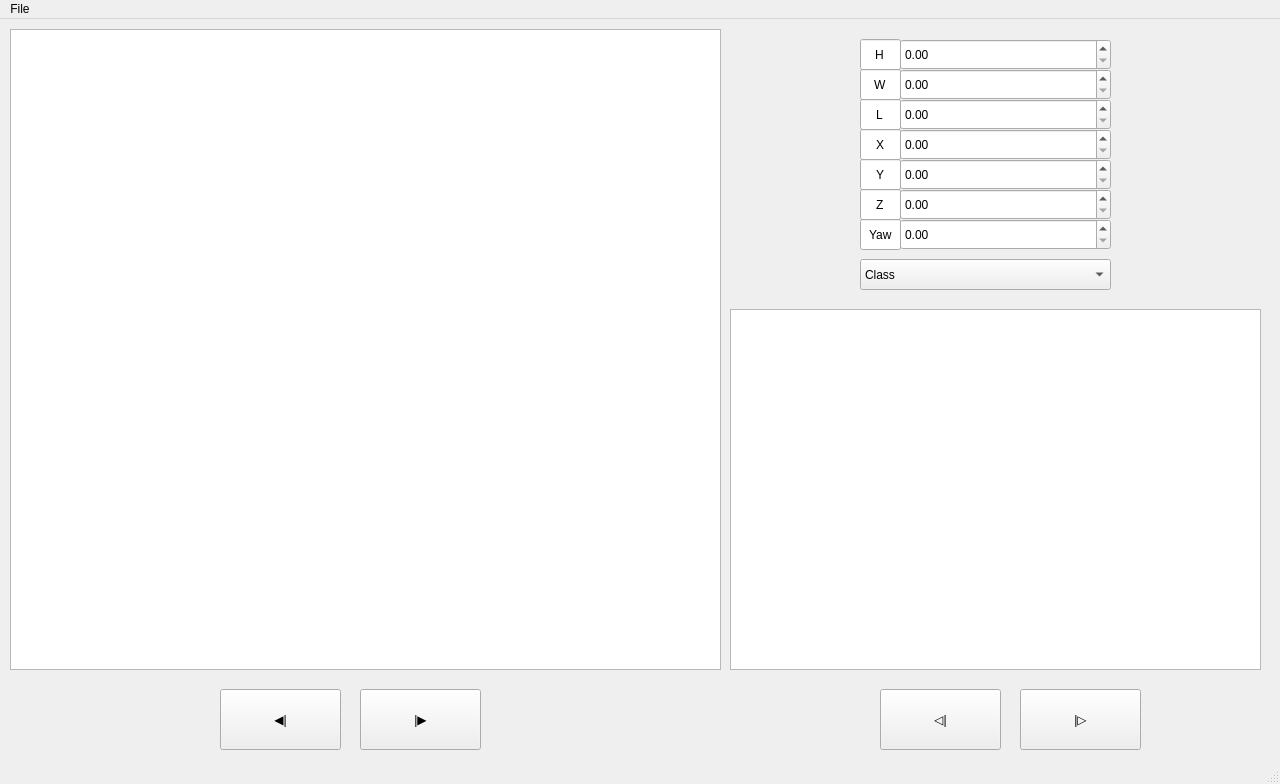
<?xml version="1.0" encoding="UTF-8"?>
<ui version="4.0">
 <class>MainWindow</class>
 <widget class="QMainWindow" name="MainWindow">
  <property name="geometry">
   <rect>
    <x>0</x>
    <y>0</y>
    <width>1280</width>
    <height>784</height>
   </rect>
  </property>
  <property name="windowTitle">
   <string>MainWindow</string>
  </property>
  <widget class="QWidget" name="centralwidget">
   <widget class="QDoubleSpinBox" name="SIzeHeight">
    <property name="geometry">
     <rect>
      <x>900</x>
      <y>20</y>
      <width>211</width>
      <height>31</height>
     </rect>
    </property>
   </widget>
   <widget class="QDoubleSpinBox" name="SizeWidth">
    <property name="geometry">
     <rect>
      <x>900</x>
      <y>50</y>
      <width>211</width>
      <height>31</height>
     </rect>
    </property>
   </widget>
   <widget class="QDoubleSpinBox" name="SizeLength">
    <property name="geometry">
     <rect>
      <x>900</x>
      <y>80</y>
      <width>211</width>
      <height>31</height>
     </rect>
    </property>
   </widget>
   <widget class="QDoubleSpinBox" name="PositionX">
    <property name="geometry">
     <rect>
      <x>900</x>
      <y>110</y>
      <width>211</width>
      <height>31</height>
     </rect>
    </property>
   </widget>
   <widget class="QDoubleSpinBox" name="PositionY">
    <property name="geometry">
     <rect>
      <x>900</x>
      <y>140</y>
      <width>211</width>
      <height>31</height>
     </rect>
    </property>
   </widget>
   <widget class="QDoubleSpinBox" name="PositionZ">
    <property name="geometry">
     <rect>
      <x>900</x>
      <y>170</y>
      <width>211</width>
      <height>31</height>
     </rect>
    </property>
   </widget>
   <widget class="QDoubleSpinBox" name="AngleYaw">
    <property name="geometry">
     <rect>
      <x>900</x>
      <y>200</y>
      <width>211</width>
      <height>31</height>
     </rect>
    </property>
   </widget>
   <widget class="QLineEdit" name="TextWidth">
    <property name="geometry">
     <rect>
      <x>860</x>
      <y>50</y>
      <width>41</width>
      <height>31</height>
     </rect>
    </property>
    <property name="text">
     <string>W</string>
    </property>
    <property name="alignment">
     <set>Qt::AlignCenter</set>
    </property>
   </widget>
   <widget class="QLineEdit" name="lineEdit">
    <property name="geometry">
     <rect>
      <x>860</x>
      <y>20</y>
      <width>41</width>
      <height>31</height>
     </rect>
    </property>
    <property name="text">
     <string>H</string>
    </property>
    <property name="alignment">
     <set>Qt::AlignCenter</set>
    </property>
   </widget>
   <widget class="QLineEdit" name="TextLength">
    <property name="geometry">
     <rect>
      <x>860</x>
      <y>80</y>
      <width>41</width>
      <height>31</height>
     </rect>
    </property>
    <property name="text">
     <string>L</string>
    </property>
    <property name="alignment">
     <set>Qt::AlignCenter</set>
    </property>
   </widget>
   <widget class="QLineEdit" name="TextX">
    <property name="geometry">
     <rect>
      <x>860</x>
      <y>110</y>
      <width>41</width>
      <height>31</height>
     </rect>
    </property>
    <property name="text">
     <string>X</string>
    </property>
    <property name="alignment">
     <set>Qt::AlignCenter</set>
    </property>
   </widget>
   <widget class="QLineEdit" name="TextY">
    <property name="geometry">
     <rect>
      <x>860</x>
      <y>140</y>
      <width>41</width>
      <height>31</height>
     </rect>
    </property>
    <property name="text">
     <string>Y</string>
    </property>
    <property name="alignment">
     <set>Qt::AlignCenter</set>
    </property>
   </widget>
   <widget class="QLineEdit" name="TextZ">
    <property name="geometry">
     <rect>
      <x>860</x>
      <y>170</y>
      <width>41</width>
      <height>31</height>
     </rect>
    </property>
    <property name="text">
     <string>Z</string>
    </property>
    <property name="alignment">
     <set>Qt::AlignCenter</set>
    </property>
   </widget>
   <widget class="QLineEdit" name="TextYaw">
    <property name="geometry">
     <rect>
      <x>860</x>
      <y>200</y>
      <width>41</width>
      <height>31</height>
     </rect>
    </property>
    <property name="text">
     <string>Yaw</string>
    </property>
    <property name="alignment">
     <set>Qt::AlignCenter</set>
    </property>
   </widget>
   <widget class="QComboBox" name="ObjecClass">
    <property name="geometry">
     <rect>
      <x>860</x>
      <y>240</y>
      <width>251</width>
      <height>31</height>
     </rect>
    </property>
    <item>
     <property name="text">
      <string>Class</string>
     </property>
    </item>
    <item>
     <property name="text">
      <string>Car</string>
     </property>
    </item>
    <item>
     <property name="text">
      <string>Pedestrian</string>
     </property>
    </item>
    <item>
     <property name="text">
      <string>Cyclist</string>
     </property>
    </item>
    <item>
     <property name="text">
      <string>Truck</string>
     </property>
    </item>
    <item>
     <property name="text">
      <string>Bus</string>
     </property>
    </item>
   </widget>
   <widget class="QPushButton" name="NextFrame">
    <property name="geometry">
     <rect>
      <x>360</x>
      <y>670</y>
      <width>121</width>
      <height>61</height>
     </rect>
    </property>
    <property name="text">
     <string>|▶</string>
    </property>
   </widget>
   <widget class="QPushButton" name="BeforeFrame">
    <property name="geometry">
     <rect>
      <x>220</x>
      <y>670</y>
      <width>121</width>
      <height>61</height>
     </rect>
    </property>
    <property name="text">
     <string>◀|</string>
    </property>
   </widget>
   <widget class="QGraphicsView" name="graphicsView">
    <property name="geometry">
     <rect>
      <x>10</x>
      <y>10</y>
      <width>711</width>
      <height>641</height>
     </rect>
    </property>
   </widget>
   <widget class="QGraphicsView" name="graphicsView_2">
    <property name="geometry">
     <rect>
      <x>730</x>
      <y>290</y>
      <width>531</width>
      <height>361</height>
     </rect>
    </property>
   </widget>
   <widget class="QPushButton" name="Before2DBox">
    <property name="geometry">
     <rect>
      <x>880</x>
      <y>670</y>
      <width>121</width>
      <height>61</height>
     </rect>
    </property>
    <property name="text">
     <string>◁|</string>
    </property>
   </widget>
   <widget class="QPushButton" name="NextFrame_2">
    <property name="geometry">
     <rect>
      <x>1020</x>
      <y>670</y>
      <width>121</width>
      <height>61</height>
     </rect>
    </property>
    <property name="text">
     <string>|▷</string>
    </property>
   </widget>
  </widget>
  <widget class="QMenuBar" name="menubar">
   <property name="geometry">
    <rect>
     <x>0</x>
     <y>0</y>
     <width>1280</width>
     <height>28</height>
    </rect>
   </property>
   <widget class="QMenu" name="menuFile">
    <property name="title">
     <string>File</string>
    </property>
    <addaction name="OpenFile"/>
    <addaction name="SaveFile"/>
   </widget>
   <addaction name="menuFile"/>
  </widget>
  <widget class="QStatusBar" name="statusbar"/>
  <action name="OpenFile">
   <property name="text">
    <string>開く</string>
   </property>
   <property name="shortcut">
    <string>Ctrl+O</string>
   </property>
  </action>
  <action name="SaveFile">
   <property name="text">
    <string>保存</string>
   </property>
   <property name="shortcut">
    <string>Ctrl+S</string>
   </property>
  </action>
 </widget>
 <resources/>
 <connections/>
</ui>
